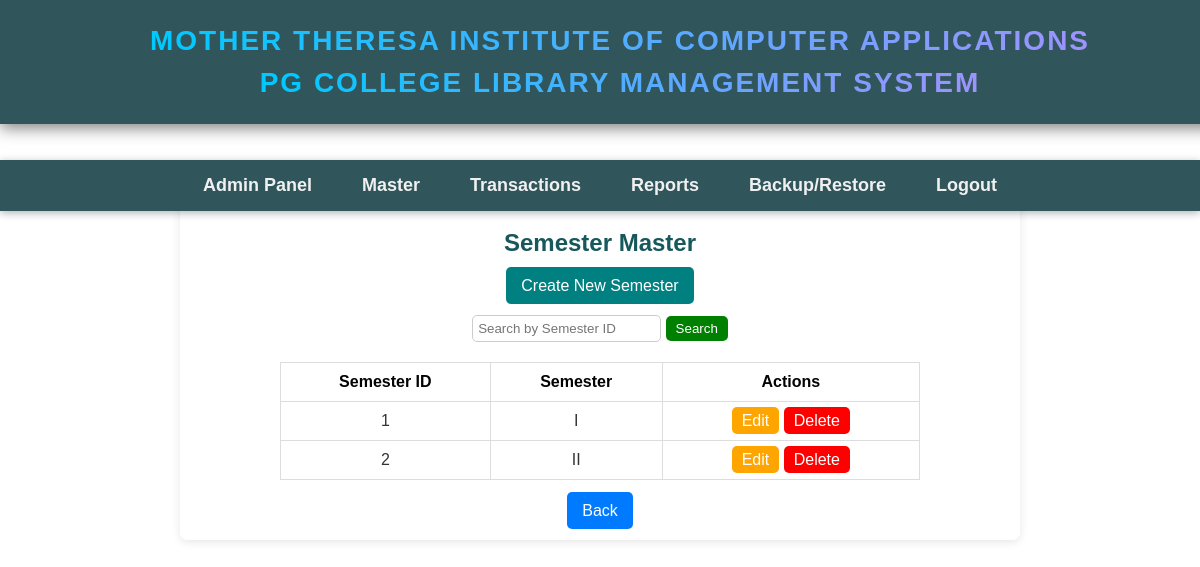
The app's page /semesters/ with its own data.
### app1/models.py (models this page shows, shortened)
class SemesterMaster(models.Model):
    semester = models.CharField(max_length=15, choices=SEM_CHOICES, default=" ", blank=True)
    semesterId = models.CharField(max_length=6, validators=[integer_validator])

### app1/views.py (the view)
# urls.py: path('semesters/', views.semester_list, name='semester_list'),
def semester_list(request):
    semesters = SemesterMaster.objects.all()
    return render(request, 'semester_list.html', {'semesters': semesters})

### app1/templates/semester_list.html
{% extends "home.html" %}
{% block content %}
<div style="text-align: center;  background-color: rgba(255, 255, 255, 0.95); padding: 20px; border-radius: 8px; box-shadow: 0 2px 10px rgba(0, 0, 0, 0.1); margin: auto; max-width: 800px;">
    <h2 >Semester Master</h2>
    <a href="{% url 'semester_create' %}" style="padding: 10px 15px; background-color:teal ;color:white; border-radius: 5px; text-decoration: none;">Create New Semester</a>
    <form method="GET" action="{% url 'semester_search' %}" style="margin: 20px 0;">
        <input type="text" name="q" placeholder="Search by Semester ID" style="padding: 5px; border: 1px solid #ccc; border-radius: 5px;">
        <button type="submit" style="padding: 5px 10px; background-color:green; color:white; border: none; border-radius: 5px;">Search</button>
    </form>
    <div class="table-wrapper" style="overflow-x: auto; display: inline-block; width: 100%;">
        <table style="margin: 0 auto; border-collapse: collapse; width: 80%;">
            <thead>
                <tr style="background-color: #ffffff; color: rgb(3, 3, 3);">
                    <th style="border: 1px solid #ddd; padding: 10px;">Semester ID</th>
                    <th style="border: 1px solid #ddd; padding: 10px;">Semester</th>
                    <th style="border: 1px solid #ddd; padding: 10px;">Actions</th>
                </tr>
            </thead>
            <tbody>
                {% for semester in semesters %}
                <tr>
                    <td style="border: 1px solid #ddd; padding: 10px;">{{ semester.semesterId }}</td>
                    <td style="border: 1px solid #ddd; padding: 10px;">{{ semester.semester }}</td>
                    <td style="border: 1px solid #ddd; padding: 10px;">
                        <a href="{% url 'semester_update' semester.pk %}" style="padding: 5px 10px; background-color: orange; color: white; border-radius: 5px; text-decoration: none;">Edit</a>
                        <a href="{% url 'semester_delete' semester.pk %}" style="padding: 5px 10px; background-color: red; color:white; border-radius: 5px; text-decoration: none;" onclick="return confirm('Are you sure you want to delete this semester?');">Delete</a>
                    </td>
                </tr>
                {% endfor %}
            </tbody>
        </table>
    </div>
    <br>
    <br>
    <a href="{% url 'home' %}" style="padding: 10px 15px; background-color: #007bff; color: white; border-radius: 5px; text-decoration: none;">Back</a>
</div>
{% endblock %}

### records on screen
SemesterMaster: semesterId "1", semester "I"
SemesterMaster: semesterId "2", semester "II"
